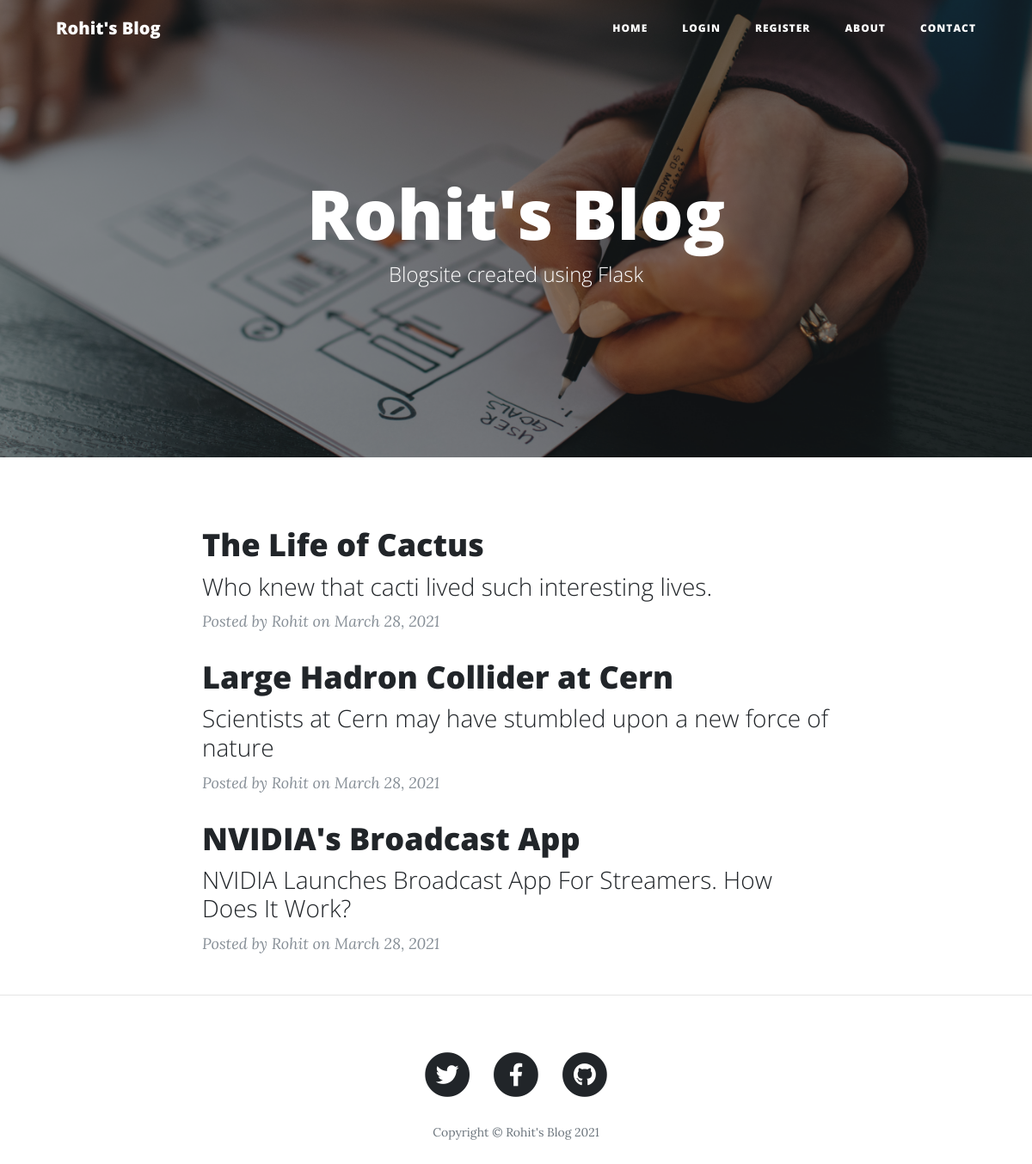
The page / on the database its author committed.
### main.py (models this page shows)
class BlogPost(db.Model):
    __tablename__ = "blog_posts"
    id = db.Column(db.Integer, primary_key=True)
    author_id = db.Column(db.Integer, db.ForeignKey("users.id"))
    author = relationship("User", back_populates="posts")
    title = db.Column(db.String(250), unique=True, nullable=False)
    subtitle = db.Column(db.String(250), nullable=False)
    date = db.Column(db.String(250), nullable=False)
    body = db.Column(db.Text, nullable=False)
    img_url = db.Column(db.String(250), nullable=False)
    comments = relationship("Comment", back_populates="parent_post")

class User(UserMixin, db.Model):
    __tablename__ = "users"
    id = db.Column(db.Integer, primary_key=True)
    email = db.Column(db.String(100), unique=True)
    password = db.Column(db.String(100))
    name = db.Column(db.String(100))
    posts = relationship("BlogPost", back_populates="author")
    comments = relationship("Comment", back_populates="comment_author")

### main.py (the view)
@app.route('/')
def get_all_posts():
    posts = BlogPost.query.all()
    return render_template("index.html", all_posts=posts, current_user=current_user)

### templates/index.html (shortened to what this page needs)
{% include "header.html" %}
<header class="masthead" style="background-image: url('/static/img/home-bg.jpg')">
  <div class="overlay"></div>
  <div class="container">
    <div class="row">
      <div class="col-lg-8 col-md-10 mx-auto">
        <div class="site-heading">
          <h1>Rohit's Blog</h1>
          <span class="subheading">Blogsite created using Flask</span>
        </div>
      </div>
    </div>
  </div>
</header>
<div class="container">
  <div class="row">
    <div class="col-lg-8 col-md-10 mx-auto">
      {% for post in all_posts %}
      <div class="post-preview">
        <a href="{{ url_for('show_post', post_id=post.id) }}">
          <h2 class="post-title">
            {{post.title}}
          </h2>
          <h3 class="post-subtitle">
            {{post.subtitle}}
          </h3>
        </a>
        <p class="post-meta">Posted by
          {{post.author.name}}
          on {{post.date}}
        </p>
      </div>
      {% endfor %}
    </div>
  </div>
</div>
<hr>
{% include "footer.html" %}

### templates/header.html (shortened to what this page needs)
<!DOCTYPE html>
<html lang="en">
<head>
  <link href="{{ url_for('static', filename='vendor/bootstrap/css/bootstrap.min.css') }}" rel="stylesheet">
  <link href="{{ url_for('static', filename='vendor/fontawesome-free/css/all.min.css')}}" rel="stylesheet"
    type="text/css">
  <link href="{{ url_for('static', filename='css/clean-blog.min.css')}}" rel="stylesheet">
</head>
<body>
  <nav class="navbar navbar-expand-md navbar-light fixed-top" id="mainNav">
    <div class="container">
      <a class="navbar-brand" href="{{url_for('get_all_posts')}}">Rohit's Blog</a>
      <div class="collapse navbar-collapse" id="navbarResponsive">
        <ul class="navbar-nav ml-auto">
          <li class="nav-item">
            <a class="nav-link" href="{{ url_for('get_all_posts') }}">Home</a>
          </li>
          {% if not current_user.is_authenticated: %}
          <li class="nav-item">
            <a class="nav-link" href="{{ url_for('login') }}">Login</a>
          </li>
          <li class="nav-item">
            <a class="nav-link" href="{{ url_for('register') }}">Register</a>
          </li>
          {% else: %}
          <li class="nav-item">
            <a class="nav-link" href="{{ url_for('logout') }}">Log Out</a>
          </li>
          {% endif %}
          <li class="nav-item">
            <a class="nav-link" href="{{ url_for('about') }}">About</a>
          </li>
          <li class="nav-item">
            <a class="nav-link" href="{{ url_for('contact') }}">Contact</a>
          </li>
        </ul>
      </div>
    </div>
  </nav>

### templates/footer.html (shortened to what this page needs)
<footer>
  <div class="container">
    <div class="row">
      <div class="col-lg-8 col-md-10 mx-auto">
        <ul class="list-inline text-center">
          <li class="list-inline-item">
            <a href="https://twitter.com/RohitPr_95">
              <span class="fa-stack fa-lg">
                <i class="fas fa-circle fa-stack-2x"></i>
                <i class="fab fa-twitter fa-stack-1x fa-inverse"></i>
              </span>
            </a>
          </li>
          <li class="list-inline-item">
            <a href="https://www.facebook.com/rohitp95/">
              <span class="fa-stack fa-lg">
                <i class="fas fa-circle fa-stack-2x"></i>
                <i class="fab fa-facebook-f fa-stack-1x fa-inverse"></i>
              </span>
            </a>
          </li>
          <li class="list-inline-item">
            <a href="https://github.com/RohitPr">
              <span class="fa-stack fa-lg">
                <i class="fas fa-circle fa-stack-2x"></i>
                <i class="fab fa-github fa-stack-1x fa-inverse"></i>
              </span>
            </a>
          </li>
        </ul>
        <p class="copyright text-muted">Copyright &copy; Rohit's Blog 2021</p>
      </div>
    </div>
  </div>
</footer>
</body>
</html>

### rows shown on the page
BlogPost: title "The Life of Cactus", subtitle "Who knew that cacti lived such interesting lives.", author.name "Rohit", date "March 28, 2021"
BlogPost: title "Large Hadron Collider at Cern", subtitle "Scientists at Cern may have stumbled upon a new force of nature", author.name "Rohit", date "March 28, 2021"
BlogPost: title "NVIDIA's Broadcast App", subtitle "NVIDIA Launches Broadcast App For Streamers. How Does It Work?", author.name "Rohit", date "March 28, 2021"
